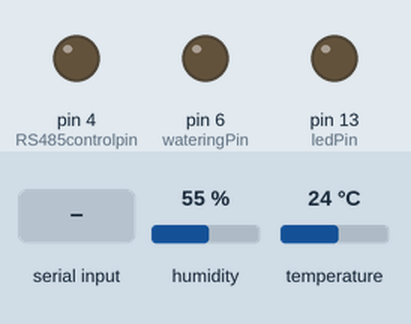
Simulated run of this sketch. Board: Arduino Mega 2560, built with avr-gcc and run on an emulated ATmega2560. On the bench: output pins drawn as LEDs (lit = HIGH). The inputs (shaded band) are chosen by the test bench; at power-on: humidity 55 %, temperature 24 °C.

Above: at 1.2 s.
1.3 s: "getSmallRoomTemp\n" received over the second serial link
At 2.5 s:
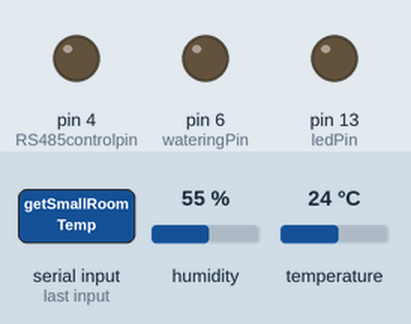
2.9 s: "ledon\n" received over the second serial link
At 3.2 s:
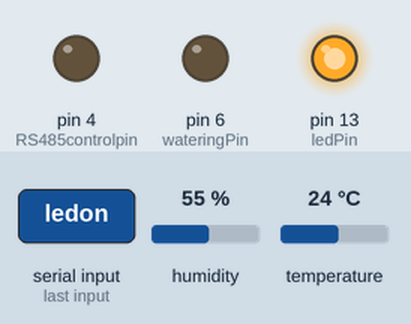
4.4 s: "getSmallRoomHum\n" received over the second serial link
At 5.0 s:
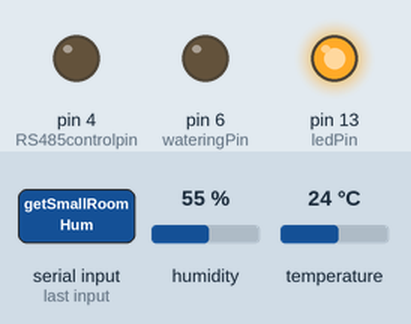
6.0 s: "ledoff\n" received over the second serial link
At 6.8 s:
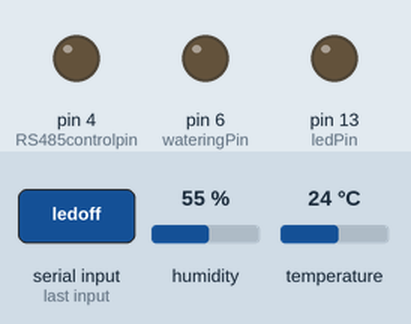
Timing chart, 0 to 8.5 s (numbered marks = the images above; inputs shaded):
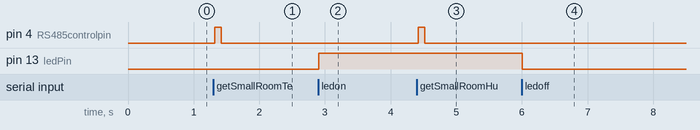

Measured:
- after the input at 1.3 s, pin 4 (RS485controlpin): LOW → HIGH at once, → LOW 0.10 s later
- after the input at 2.9 s, pin 13 (ledPin): LOW → HIGH at once
- after the input at 4.4 s, pin 4 (RS485controlpin): LOW → HIGH at once, → LOW 0.10 s later
- after the input at 6.0 s, pin 13 (ledPin): HIGH → LOW at once

The sketch:

indoor_station.ino
```cpp
//indoor station

#include "DHT.h"   // Adafruit library https://github.com/adafruit/DHT-sensor-library  version 1.2.3
#include <Wire.h>

//#define DHTTYPE DHT11
#define DHTTYPE DHT22

// --- board settings ---
#define ver  "1.0.5"           // firmware version
#define addr "SmallRoom"       // board address


// --- port settings ---
#define RS485controlpin   4
#define DHTPIN            5
#define wateringPin       6
#define ledPin            13
int voltagePin =          A0;
int currentPin =          A1;
int lightPin =            A2;


DHT dht(DHTPIN, DHTTYPE);

;


// --- settings ---

int  wateringDelay = 2000;
float t,h;
unsigned long currentMillis = millis(),previousMillis;
String command,segedstr;
static char outstr[15];


void watering(int t) {
  Serial.println("in wateing");
  digitalWrite(wateringPin, HIGH);
  delay(t);
  digitalWrite(wateringPin, LOW);

}

int Light() {
  return(analogRead(lightPin));
}

float dhtth() {
  currentMillis = millis();
  if (currentMillis - previousMillis > 3000) {
      t = dht.readTemperature();
      h = dht.readHumidity();
      previousMillis = currentMillis;
    }

  }

float Temperature() {
  dhtth();
  return(t);
}

float Humidity() {
  dhtth();
  return(h);
}

void RS485write(String s1, String s2) {
  digitalWrite(RS485controlpin, HIGH);
  delay(100);
  Serial1.print(addr);
  Serial1.print(":");
  Serial1.print(s1);
  Serial1.print(":");
  Serial1.println(s2);
  digitalWrite(RS485controlpin, LOW);
}


void setup() {
  Serial1.begin(9600);
  pinMode(RS485controlpin, OUTPUT);
  digitalWrite(RS485controlpin, LOW);
  pinMode(wateringPin, OUTPUT);
  digitalWrite(wateringPin, LOW);
  pinMode(ledPin, OUTPUT);
  digitalWrite(ledPin, LOW);
  dht.begin();

  previousMillis = millis();
  t = dht.readTemperature();
  h = dht.readHumidity();
}

//----------main loop------------//

void loop() {

  if(Serial1.available()){
    command = Serial1.readStringUntil('\n');

    if(command.substring(0,sizeof("watering")-1)=="watering"){
      segedstr = command.substring(sizeof("watering"));
      watering(segedstr.toInt());
    }

    if(command=="getSmallRoomTemp") {
      dtostrf(Temperature(),3,1,outstr);
      RS485write("Temp", outstr);
    }
    else if(command=="getSmallRoomHum") {
      //dtostrf(Humidity(),3,1,outstr);
      //segedstr = addr;
      //segedstr += ":Hum:";
      //segedstr += outstr;
      //RS485write(segedstr);
      dtostrf(Humidity(),3,1,outstr);
      RS485write("Hum", outstr);
    }
    else if(command=="light") {
      Serial.print(addr);
      Serial.print("Light:");
      Serial.println(Light());
    }
    else if(command=="waterlv") {
      Serial.print(addr);
      Serial.print("Waterlv:");
      Serial.println("0");
    }
    else if(command=="ledon") {
      digitalWrite(ledPin, HIGH);
    }
    else if(command=="ledoff") {
      digitalWrite(ledPin, LOW);
    }
    else if(command=="statue") {
      RS485write("","ok");
    }


    command = "";
  }


}
```
